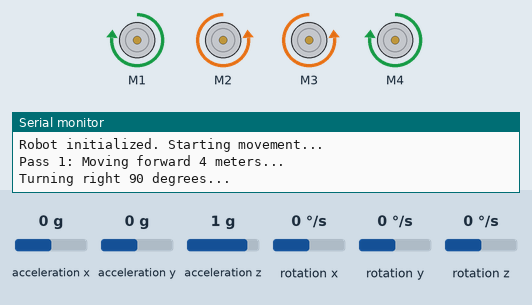
Recording of a sketch running on a simulated Arduino Uno, built with avr-gcc and run on an emulated ATmega328P. Shown: 4 × DC motor (green arrow = forward, orange = backward, longer = faster), the last lines printed to the serial monitor. Inputs (shaded band) come from the test bench; at power-on: rotation z 0 °/s, acceleration x 0 g, acceleration y 0 g, acceleration z 1 g, rotation x 0 °/s, rotation y 0 °/s.

Above: at 2.3 s.
2.4 s: rotation z set to -31 °/s
5.4 s: rotation z set to -36 °/s
At 5.9 s:
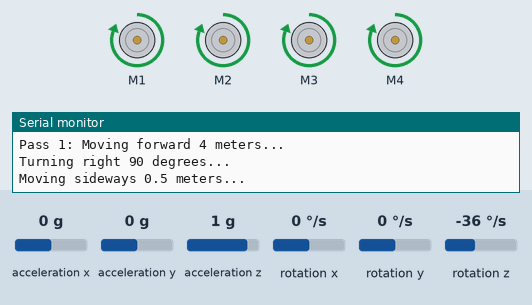
7.5 s: rotation z set to 0 °/s
At 8.2 s:
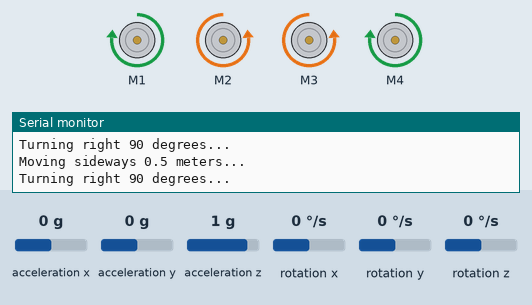
Timing chart, 0 to 10.5 s (numbered marks = the images above; inputs shaded):
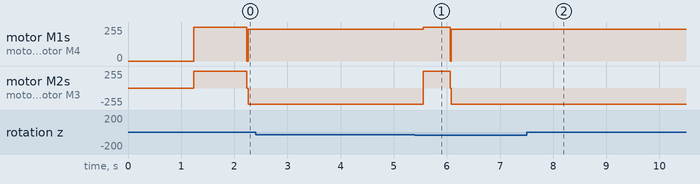

The sketch:

MPU6050.ino
```cpp
#include <AFMotor.h>
#include <Wire.h>
#include <MPU6050.h>

// Motor setup
AF_DCMotor motor1(1);
AF_DCMotor motor2(2);
AF_DCMotor motor3(3);
AF_DCMotor motor4(4);

// MPU6050 setup
MPU6050 mpu;
float currentAngle = 0;

// Movement constants
const int FORWARD_SPEED = 255;
const int TURN_SPEED = 240;
const float ANGLE_TOLERANCE = 2.0;
const int FORWARD_DISTANCE = 1000; // 4 meters in milliseconds
const int SIDE_STEP = 500;        // 0.5 meters in milliseconds
const int numPasses = 2;

void setup() {
  Serial.begin(9600);

  // Initialize MPU6050
  Wire.begin();
  mpu.initialize();

  // Verify MPU6050 connection
  if (!mpu.testConnection()) {
    Serial.println("MPU6050 connection failed!");
    while(1);
  }

  // Calibrate gyro
  calibrateGyro();
  Serial.println("Robot initialized. Starting movement...");
}

void loop() {
  coverSquareArea();
  while(true); // Stop after completing pattern
}

void coverSquareArea() {
  for (int i = 0; i < numPasses; i++) {
    // Move forward 4 meters
    Serial.print("Pass ");
    Serial.print(i + 1);
    Serial.println(": Moving forward 4 meters...");
    moveForwardTimed(FORWARD_DISTANCE);

    if (i < numPasses - 1) {
      if (i % 2 == 0) {
        Serial.println("Turning right 90 degrees...");
        turnRight90();

        Serial.println("Moving sideways 0.5 meters...");
        moveForwardTimed(SIDE_STEP);

        Serial.println("Turning right 90 degrees...");
        turnRight90();
      } else {
        Serial.println("Turning left 90 degrees...");
        turnLeft90();

        Serial.println("Moving sideways 0.5 meters...");
        moveForwardTimed(SIDE_STEP);

        Serial.println("Turning left 90 degrees...");
        turnLeft90();
      }
    }
  }
  Serial.println("Pattern complete!");
  stop();
}

void moveForward() {
  motor1.setSpeed(FORWARD_SPEED);
  motor2.setSpeed(FORWARD_SPEED);
  motor3.setSpeed(FORWARD_SPEED);
  motor4.setSpeed(FORWARD_SPEED);

  motor1.run(FORWARD);
  motor2.run(FORWARD);
  motor3.run(FORWARD);
  motor4.run(FORWARD);
}

void moveForwardTimed(int duration) {
  moveForward();
  delay(duration);
  stop();
}

void turnRight90() {
  float targetAngle = currentAngle - 90.0;

  while (abs(currentAngle - targetAngle) > ANGLE_TOLERANCE) {
    updateAngle();

    motor1.setSpeed(TURN_SPEED);
    motor2.setSpeed(TURN_SPEED);
    motor3.setSpeed(TURN_SPEED);
    motor4.setSpeed(TURN_SPEED);

    motor1.run(FORWARD);
    motor2.run(BACKWARD);
    motor3.run(BACKWARD);
    motor4.run(FORWARD);
  }
  stop();
}

void turnLeft90() {
  float targetAngle = currentAngle + 90.0;

  while (abs(currentAngle - targetAngle) > ANGLE_TOLERANCE) {
    updateAngle();

    motor1.setSpeed(TURN_SPEED);
    motor2.setSpeed(TURN_SPEED);
    motor3.setSpeed(TURN_SPEED);
    motor4.setSpeed(TURN_SPEED);

    motor1.run(BACKWARD);
    motor2.run(FORWARD);
    motor3.run(FORWARD);
    motor4.run(BACKWARD);
  }
  stop();
}

void stop() {
  motor1.run(RELEASE);
  motor2.run(RELEASE);
  motor3.run(RELEASE);
  motor4.run(RELEASE);
}

void updateAngle() {
  int16_t gx, gy, gz;
  mpu.getRotation(&gx, &gy, &gz);
  float gyroRate = gz / 131.0;
  currentAngle += gyroRate * (1.0/50.0);
  delay(20);
}

void calibrateGyro() {
  float sumX = 0, sumY = 0, sumZ = 0;
  int samples = 100;

  Serial.println("Calibrating gyro. Keep robot still...");

  for(int i = 0; i < samples; i++) {
    int16_t gx, gy, gz;
    mpu.getRotation(&gx, &gy, &gz);
    sumX += gx;
    sumY += gy;
    sumZ += gz;
    delay(10);
  }

  // Store calibration values if needed
  currentAngle = 0;
  Serial.println("Calibration complete!");
}
```

Measured:
- the behaviour switches between -33 and -34 °/s on rotation z (found by bisection; images 0 and 1)
- after the input at 2.4 s, every drawn part: stays the same
- after the input at 7.5 s, motor M1, motor M4: stays forward 240/255 (without the input it goes to forward 255/255 after 1.3 s); motor M2, motor M3: stays backward 240/255 (without the input it goes to forward 255/255 after 1.3 s)
